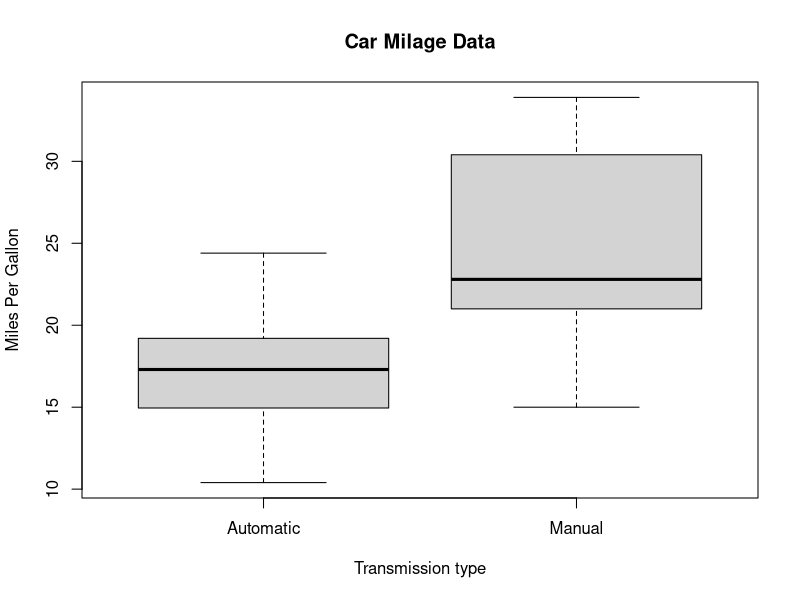
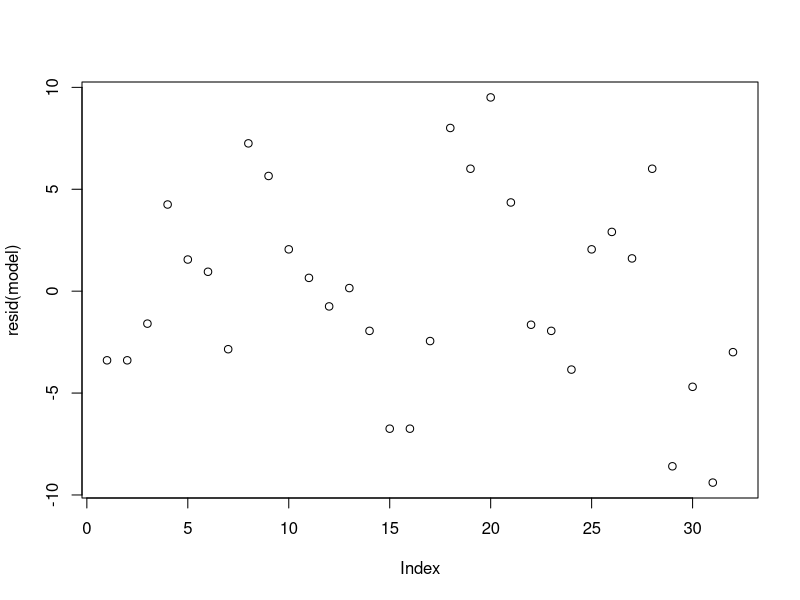

These charts were generated, in order, by the following R code:
## ---- chunk 1
data(mtcars)
names(mtcars)
nrow(mtcars)
head(mtcars)
## ---- chunk 2
mtcars <- transform(mtcars, transmission = factor(mtcars$am,
                                                     levels = c(0,1),
                                                     labels = c("Automatic", "Manual")))
## ---- chunk 3
boxplot(mpg~transmission,data=mtcars, main="Car Milage Data",
   xlab="Transmission type", ylab="Miles Per Gallon") 
## ---- chunk 4
cor(mtcars$am, mtcars$mpg)

## ---- chunk 5
model <- lm(mpg~am, data=mtcars)
model.summary <- summary(model)
model.summary
## ---- chunk 6
confint(model)
## ---- chunk 7
plot(resid(model))
